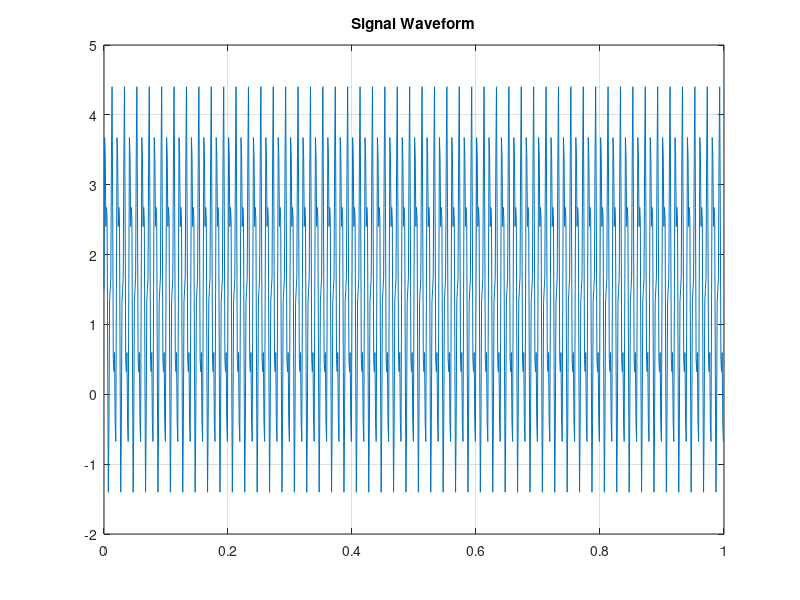
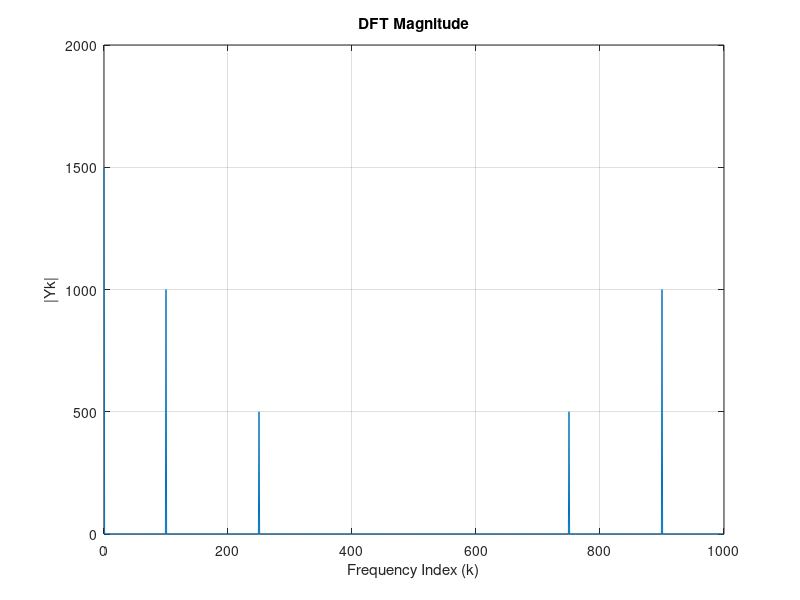

The MATLAB script that drew these images, in order:
% Script to create a function containing several frequency components
% and take the DFT and display it.
 close all   %close all open figures
 fs = 1000;              %define sampling frequency in Hz
 N = 1000;               %define number of samples
 t = (0:(1/fs):(N-1)/fs).';   %define time values 
 x1 = 2*sin(2*pi*100*t);  %define tone 1
 x2 = 1*sin(2*pi*250*t);  %define tone 2
 x3 = 0*cos(2*pi*1800*t);  %define tone 3
 x4 = 0*cos(2*pi*2400*t); %define tone 4
 y = 1.5 + x1 + x2 + x3 + x4;    %compound signal (a little DC added as well)
 plot(t,y), grid on, title('Signal Waveform')  %plot the time signal
 Y = fft(y);          %take the discrete Fourier transform of y
 k = (0:length(Y)-1);            %define vector of frequency index values
 figure
 plot(k,abs(Y)), grid on, title('DFT Magnitude')  %plot the magnitudes of the FFT
 xlabel('Frequency Index (k)'),ylabel('|Yk|')
 %plot(k,real(Y)), grid on, title('Real Part of FFT')  %plot the real parts of the FFT
 % figure
 %plot(k,imag(Y)), grid on, title('Imaginary Part of FFT')  %plot the imaginary parts of the FFT
 %  figure
